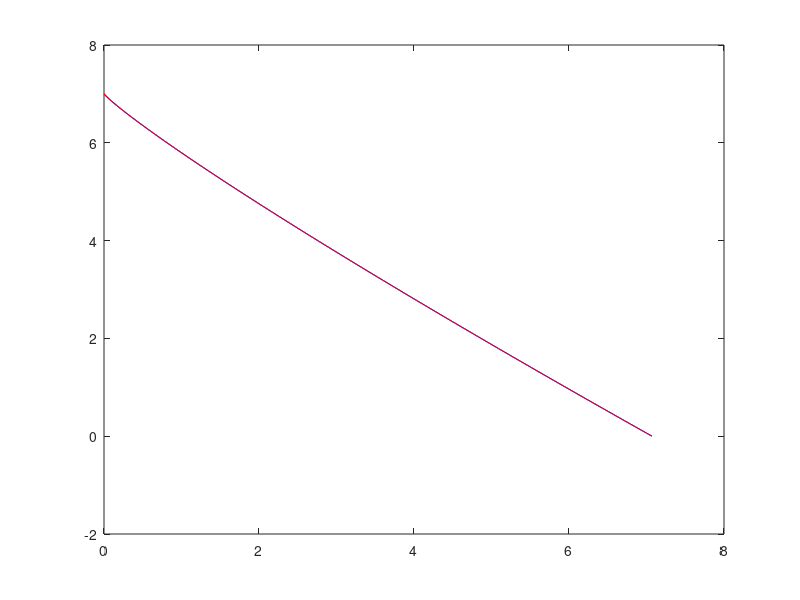
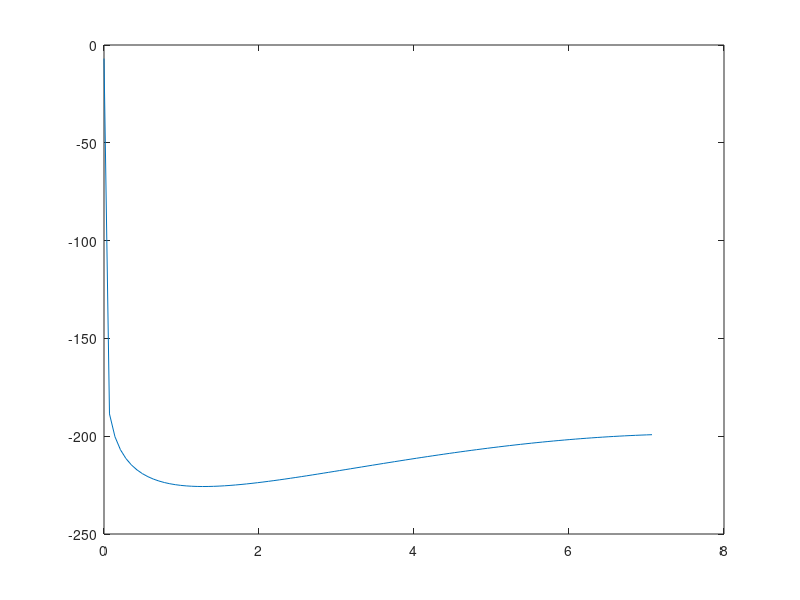

Write the MATLAB code that produced these figures, in order. (Note: this script raises an error after producing the figures.)
%Fintie time controller for DI dynamics with quadratic drag term
% ------------------------------
% Author: Vishnu S. Chipade
% Email: vishnuc@umich.edu
% ------------------------------

%controller u = sat_u1(-k1*phi*||phi||^(alpha1-1)) + sat_u2(-k2*v*||v||^(alpha2-1)+C_d*||v||v)
%where phi= r + 1/(k2(2-alpha2))*v*||v||^(1-alpha2)
%first slows down the agent to zero velocity and then starts the whole
%controller (we can find the bound on time of convergence analytically)
%The nominal finite time controller withour explicit gaurantees on time of
%convregence is simualted later in the script


uMax=10;
uMax1=7;
uMax2=uMax-uMax1;


alpha2=0.9;
alpha1=alpha2/(2-alpha2);
alpha_prime=(3-alpha2)/(2-alpha2);

global C_d dt
C_d=0.2;

v_max=sqrt(uMax/C_d);

k2=(uMax-uMax2)/v_max^(alpha2);
k1=k2;

f=@(x) C_d*x^2-k2*x^alpha2-uMax2;
norm_v_bar = abs(fsolve(f,sqrt(uMax2/C_d)));
norm_v_bar_alpha=(uMax1/k1)^(1/alpha2);
m1=-k2*alpha2*norm_v_bar_alpha^(alpha2-1);
f=@(x) (alpha2^2-1)*k2^2*x^(2*alpha2)+2*uMax1*k2*x^(alpha2)-uMax1^2;
% v_tilde=fsolve(f,norm_v_bar_alpha);
% m1_tilde=-k2*alpha2*v_tilde^(alpha2-1);
% a_tilde=uMax1-k2*v_tilde^alpha2;
% t_v_tilde=1/m1_tilde*log(a_tilde/(a_tilde-m1_tilde*v_tilde));
% Delta=(a_tilde-m1_tilde*v_tilde)/m1_tilde;
% r_v_tilde=Delta*exp(m1_tilde*t_v_tilde)/m1_tilde-Delta*t_v_tilde-Delta;
N_vl0=1000;

vl0=norm_v_bar_alpha/N_vl0:norm_v_bar_alpha/N_vl0:norm_v_bar_alpha;

if(1)
for j=1:length(vl0)-1    
    if j==1
        m_vl0(j)=-k2*alpha2*vl0(j)^(alpha2-1);
        m_vl0(j+1)=-k2*alpha2*vl0(j+1)^(alpha2-1);
        al0(j)=uMax1-k2*vl0(j)^alpha2;
        al0(j+1)=uMax1-k2*vl0(j+1)^alpha2;
        c0(j)=al0(j)-m_vl0(j)*vl0(j);
        c0(j+1)=al0(j+1)-m_vl0(j+1)*vl0(j+1);
        vli(j+1)= (c0(j+1)-c0(j))/(m_vl0(j)-m_vl0(j+1));
        ali(j+1)=m_vl0(j)*vli(j+1)+c0(j);
        tli(j+1)=log((al0(j)-m_vl0(j)*vl0(j)+m_vl0(j)*vli(j+1))/(al0(j)-m_vl0(j)*vl0(j)))/m_vl0(j);
        Delta(j)=(al0(j)-m_vl0(j)*vl0(j))/m_vl0(j);
        rli(j+1)=Delta(j)/m_vl0(j)*exp(m_vl0(j)*tli(j+1))-Delta(j)*tli(j+1)-Delta(j)/m_vl0(j);
    else
        m_vl0(j+1)=-k2*alpha2*vl0(j+1)^(alpha2-1);
        al0(j+1)=uMax1-k2*vl0(j+1)^alpha2;
        c0(j+1)=al0(j+1)-m_vl0(j+1)*vl0(j+1);
        vli(j+1)= (c0(j+1)-c0(j))/(m_vl0(j)-m_vl0(j+1));
        ali(j+1)=m_vl0(j)*vli(j+1)+c0(j);
        tli(j+1)=log((al0(j)-m_vl0(j)*vl0(j)+m_vl0(j)*vli(j+1))/(al0(j)-m_vl0(j)*vl0(j)+m_vl0(j)*vli(j)))/m_vl0(j);
        Delta(j)=(al0(j)-m_vl0(j)*vl0(j))/m_vl0(j);
        rli(j+1)=rli(j)+(Delta(j)+vli(j))/m_vl0(j)*exp(m_vl0(j)*tli(j+1))-Delta(j)*tli(j+1)-(Delta(j)+vli(j))/m_vl0(j);
    end
end
tli(1)=0;
vli(1)=0;
ali(1)=c0(1);
rli(1)=0;
j=j+1;
Delta(j)=(al0(j)-m_vl0(j)*vl0(j))/m_vl0(j);
end

figure
v=0:norm_v_bar_alpha/100:norm_v_bar_alpha;
plot(v,uMax1-k2*v.^alpha2,'b',vli,ali,'r')


norm_r_bar = ((uMax1/k1)^(1/alpha1)-1/(k2*(2-alpha2))*v_max^(2-alpha2));
norm_phi_bar = (uMax1/k1)^(1/alpha1);

norm_r_bar2 = ((uMax1/k1)^(1/alpha1)+1/(k2*(2-alpha2))*v_max^(2-alpha2));


V0=k1*alpha1/(1+alpha1)*(uMax1/k1)^((1+alpha1)/alpha1);
V0_phi=uMax1*norm_phi_bar-1/alpha_prime*norm_phi_bar^alpha_prime;
V0_v=uMax2*norm_v_bar-1/(3-alpha2)*norm_v_bar^(3-alpha2);

c1=0.99;
c2=1.1;

figure
v=0:norm_v_bar_alpha/100:norm_v_bar_alpha;
plot(v,c2*(uMax1.*v.^(2-alpha2)-k2*v.^2)-uMax1^((5-2*alpha2)/(2-alpha2))/k2*v.^(1-alpha2)+c1*uMax1/k2*v.^(2-alpha2)-c1*uMax1+c1*k2*uMax1*v.^alpha2)


c_bar=0.5;
dt=0.01;
NIter=50000;
NTheta=1;
speed0=v_max;
t_norm_r_bar=0;
t_norm_phi_bar=0;
for j=1:NTheta
     %theta=(j-1)*2*pi/(NTheta-1);
     theta=pi/3;
     Theta(j)=theta;

X(:,1)=[norm_r_bar+0.3;0;speed0*cos(theta);speed0*sin(theta)];
%X(:,1)=[40*rand(2,1);-7*rand(2,1)];
X0=X(:,1);
norm_r0=norm(X(1:2,1));
norm_v0=norm(X(3:4,1));

flag_v=0;
time(1)=0;
for i=1:NIter
    norm_r=norm(X(1:2,i));
    norm_v=norm(X(3:4,i));
    if norm_r>1e-10
        phi =X(1:2,i)+ 1/(k2*(2-alpha2))*X(3:4,i)*norm_v^(1-alpha2);
        norm_phi=norm(phi);
        U10=-k1*(phi)*norm(phi)^(alpha1-1);
    else
        U10=[0,0]';
    end
    
    norm_v_arr(i)=norm_v;
    if norm_v>1e-10 
        U20=-k2*(X(3:4,i))*norm(X(3:4,i))^(alpha2-1)+C_d*norm(X(3:4,i))*X(3:4,i);
    else
        U20=[0,0]';
    end
    norm_U10=norm(U10);
    norm_U20=norm(U20);
    if norm_v>1e-5 && flag_v==0
    t_v0=time(i);
    else
    flag_v=1;
    end
    uMax1_prime=uMax1;%*(min(1,time(i)-t_v0));
    if norm_U10<1e-10
        U(:,i) =  min(uMax2,norm_U20)*U20/norm_U20;
    elseif norm_U20<1e-10
        U(:,i) = min(uMax1_prime,norm_U10)*U10/norm_U10;
    else
    U(:,i) = min(uMax1_prime,norm_U10)*U10/norm_U10 + min(uMax2,norm_U20)*U20/norm_U20;
    end
    norm_U_arr(i)=norm(U(:,i));
    X(:,i+1)=modifiedDIDynamics(X(:,i),U(:,i));
    
    %Find the Lyapunov function at time i
    
    if norm_r<norm_r_bar
        V(i)=k1/(1+alpha1)*norm_r^(1+alpha1) + 0.5*norm_v^2;
        dV_by_dX=[k1*X(1:2,i)*norm_r^(alpha1-1);X(3:4,i)];
    else
        V(i)=uMax1*norm_r + 0.5*norm_v^2 -V0;
        dV_by_dX=[uMax*X(1:2,i)*norm_r;X(3:4,i)];
    end
    
     if norm_phi<norm_phi_bar && norm_v>norm_v_bar
        traj_flag(i)=1;
        V(i)=1/alpha_prime*norm(phi)^alpha_prime+ c1* X(3:4,i)'*phi + c2*(uMax2*norm_v-V0_v); %*norm_v/uMax2
    elseif norm_phi>norm_phi_bar && norm_v>norm_v_bar
        traj_flag(i)=2;
         t_norm_phi_bar=time(i);
        V(i)=uMax1*norm_phi+ c1* X(3:4,i)'*phi + c2*(uMax2*norm_v-V0_v)-V0_phi;  %*norm_v/uMax2*norm_v/uMax1
    elseif norm_phi>norm_phi_bar && norm_v<norm_v_bar
        traj_flag(i)=3;
        t_norm_phi_bar=time(i);
        V(i)=uMax1*norm_phi+ c1* X(3:4,i)'*phi + c2/(3-alpha2)*norm_v^(3-alpha2)-V0_phi; %*norm_v/uMax1
    else
        traj_flag(i)=4;
        V(i)=1/alpha_prime*norm(phi)^alpha_prime+ c1* X(3:4,i)'*phi + c2/(3-alpha2)*norm_v^(3-alpha2);
     end
     V(i)=1/alpha_prime*norm(phi)^alpha_prime+ c1* X(3:4,i)'*phi + c2/(3-alpha2)*norm_v^(3-alpha2);

    if norm_r>norm_r_bar2
       t_norm_r_bar2=time(i); 
    end
    
     if norm_r>norm_r_bar
       t_norm_r_bar=time(i); 
    end
    
    f=[X(3:4,i);U(:,i)-C_d*norm_v*X(3:4,i)];
    if i>1
    V_dot(i)=(V(i)-V(i-1))/dt;
    end
    V_dot_bar(i)=-k2*norm_v^(alpha2+1);
    time(i+1)=time(i)+dt;
%     if i>1
%     if V(i)-V(i-1)<1e-10 && V(i)<1e-5
%         break;
%     end
%     end
    if norm_r<1e-6 && norm_v<1e-6
        break;
    end
end
V(i+1)=V(i);
V_dot(i+1)=V_dot(i);
V_dot_bar(i+1)=V_dot_bar(i);
converge_time(j)=time(i);
converge_time_norm_r_bar(j)=t_norm_r_bar;
converge_time_norm_phi_bar(j)=t_norm_phi_bar;
%Upper bound on convergence time based on discontinuous control (first activate only velocity term until velocity to zero and the turn the position term on)
d1=norm_v0^(2-alpha2)/(k2*(2-alpha2));
t1=norm_v0^(1-alpha2)/(k2*(1-alpha2));
d2=sqrt(d1^2+norm_r0^2+2*X0(1:2)'*X0(3:4)*d1/norm_v0);
ftime=@(x) +norm_phi_bar-d2+(norm_v_bar_alpha/m1*(1-exp(m1*x))+norm_v_bar_alpha*x)-1/(k2*(2-alpha2))*abs(norm_v_bar_alpha*(1-exp(m1*x)))^(1-alpha2);
t2=fsolve(ftime,(d2-norm_r_bar-norm_v_bar_alpha/m1)/norm_v_bar_alpha); %(d2-norm_r_bar-norm_v_bar_alpha/m1)/norm_v_bar_alpha

ind0=find(rli<d2-norm_r_bar);
ind=max(ind0);

%     ftime=@(x) +norm_phi_bar-d2+rli(ind)+((Delta(ind)+vli(ind))/m_vl0(ind)*(exp(m_vl0(ind)*x)-1)-Delta(ind)*x)-1/(k2*(2-alpha2))*abs((Delta(ind)+vli(ind))*(exp(m_vl0(ind)*x))-Delta(ind))^(1-alpha2);
% t2=tli(ind)+fsolve(ftime,(d2-norm_r_bar-norm_v_bar_alpha/m1)/norm_v_bar_alpha); %(d2-norm_r_bar-norm_v_bar_alpha/m1)/norm_v_bar_alpha


%From finite time expression in unsaturated region
norm_v2=norm_v_bar_alpha*(1-exp(m1*t2));
norm_v2=abs(norm_v2);
V2=1/alpha_prime*norm_r_bar^(alpha_prime)+c2/(3-alpha2)*norm_v2^(3-alpha2);
t3=1/(c_bar*(1-2/(3-alpha2)))*V2^((1-2/(3-alpha2)));
converge_time_bar1(j)=t1+t2;%+t3;

%Upper bound on convergence time based on discontinuous control and velocity always pointing radially outward
m2=-k2*norm_v0^(alpha2-1);
t1=1/m2*log(-uMax1/(-uMax1+m2*norm_v0));
d1=uMax1/m2*(t1-exp(m2*t1)/m2)+norm_v0*exp(m2*t1)/m2-norm_v0/m2+uMax1/m2^2;
d2=abs(d1)+norm_r0;
ftime=@(x) +norm_phi_bar-d2+(norm_v_bar_alpha/m1*(1-exp(m1*x))+norm_v_bar_alpha*x)-1/(k2*(2-alpha2))*abs(norm_v_bar_alpha*(1-exp(m1*x)))^(1-alpha2);
t2=fsolve(ftime,(d2-norm_r_bar-norm_v_bar_alpha/m1)/norm_v_bar_alpha);

ind0=find(rli<d2-norm_r_bar);
ind=max(ind0);

%     ftime=@(x) +norm_phi_bar-d2+rli(ind)+((Delta(ind)+vli(ind))/m_vl0(ind)*(exp(m_vl0(ind)*x)-1)-Delta(ind)*x)-1/(k2*(2-alpha2))*abs((Delta(ind)+vli(ind))*(exp(m_vl0(ind)*x))-Delta(ind))^(1-alpha2);
% t2=tli(ind)+fsolve(ftime,(d2-norm_r_bar-norm_v_bar_alpha/m1)/norm_v_bar_alpha); %(d2-norm_r_bar-norm_v_bar_alpha/m1)/norm_v_bar_alpha



converge_time_bar2(j)=t1+t2;
end

converge_time_bound=1;
colors={[1,0,0],[0,0,0],[0,0,1]};
markers={'--','d','*','.'};
circCos=cos(0:pi/100:2*pi);
circSin=sin(0:pi/100:2*pi);

figure('units','normalized','outerposition',[.1 0.1 .8 .8]);
R0=norm_r_bar
plot(R0*circCos,R0*circSin)
hold on
R0=norm_phi_bar
plot(R0*circCos,R0*circSin)
hold on
R0=norm_r_bar2;
plot(R0*circCos,R0*circSin)
for k=1:4
    ind=find(traj_flag==k);
plot(X(1,ind),X(2,ind),markers{k},'color',colors{1},'markersize',3)
hold on
end

figure('units','normalized','outerposition',[.1 0.1 .8 .8]);
for k=1:4
    ind=find(traj_flag==k);
plot(time(ind),X(1,ind),markers{k},'color',colors{1},'markersize',3)
hold on
plot(time(ind),X(2,ind),markers{k},'color',colors{2},'markersize',3)
end


figure('units','normalized','outerposition',[.1 0.1 .8 .8]);
for k=1:4
    ind=find(traj_flag==k);
    plot(time(ind),V_dot(ind),markers{k},'color',colors{1},'markersize',3)
hold on
plot(time(ind),V_dot_bar(ind),markers{k},'color',colors{2},'markersize',3)
 plot(time(ind),-V(ind),markers{k},'color',colors{3},'markersize',3)

end
xlabel('t')
ylabel('V')
legend('$\dot{V}$','$\bar{\dot{V}}$','-V')

figure
plot(time,V_dot_bar)


figure
plot(Theta,converge_time,'b',Theta,converge_time_norm_phi_bar,'r',Theta,converge_time_bar1,'k',Theta,converge_time_bar2,'m')
xlabel('t')
ylabel('Convergence Time')


%%
%Fintie time controller for DI dynamics with quadratic drag term
%controller u = sat_u1(-k*r*||r||^(alpha1-1)) + sat_u2(-k*v*||v||^(alpha2-1)+C_d*||v||v)
%first slows down the agent to zero velocity and then starts the whole
%controller (but still the time of convergence remains to be determined)


uMax=10;
uMax1=7;
uMax2=uMax-uMax1;
k1=1;

alpha2=0.7;
alpha1=alpha2/(2-alpha2);
norm_r_bar = (uMax1/k1)^(1/alpha1);

V0=k1*alpha1/(1+alpha1)*(uMax1/k1)^((1+alpha1)/alpha1);
global C_d dt
C_d=0.2;

v_max=sqrt(uMax/C_d);

k2=(uMax-uMax2)/v_max^(alpha2);

f=@(x) C_d*x^2-k2*x^alpha2-uMax2;
norm_v_bar = abs(fsolve(f,sqrt(uMax2/C_d)));

dt=0.01;
NIter=50000;
NTheta=2;
for j=1:NTheta
    theta=(j-1)*2*pi/(NTheta-1);
    Theta(j)=theta;

X(:,1)=[148*rand(2,1);1;0];

flag_v=0;
time(1)=0;
for i=1:NIter
    norm_r=norm(X(1:2,i));
    if norm_r>1e-10
        U10=-k1*(X(1:2,i))*norm(X(1:2,i))^(alpha1-1);
    else
        U10=[0,0]';
    end
    norm_v=norm(X(3:4,i));
    norm_v_arr(i)=norm_v;
    if norm_v>1e-10 
        U20=-k2*(X(3:4,i))*norm(X(3:4,i))^(alpha2-1)+C_d*norm(X(3:4,i))*X(3:4,i);
    else
        U20=[0,0]';
    end
    norm_U10=norm(U10);
    norm_U20=norm(U20);
    if norm_v>1e-5 && flag_v==0
    t_v0=time(i);
    else
    flag_v=1;
    end
    uMax1_prime=uMax1*(min(1,time(i)-t_v0));
    if norm_U10<1e-10
        U(:,i) =  min(uMax2,norm_U20)*U20/norm_U20;
    elseif norm_U20<1e-10
        U(:,i) = min(uMax1_prime,norm_U10)*U10/norm_U10;
    else
    U(:,i) = min(uMax1_prime,norm_U10)*U10/norm_U10 + min(uMax2,norm_U20)*U20/norm_U20;
    end
    norm_U_arr(i)=norm(U(:,i));
    X(:,i+1)=modifiedDIDynamics(X(:,i),U(:,i));
    
    %Find the Lyapunov function at time i
    
    if norm_r<norm_r_bar
        V(i)=k1/(1+alpha1)*norm_r^(1+alpha1) + 0.5*norm_v^2;
        dV_by_dX=[k1*X(1:2,i)*norm_r^(alpha1-1);X(3:4,i)];
    else
        V(i)=uMax1*norm_r + 0.5*norm_v^2 -V0;
        dV_by_dX=[uMax*X(1:2,i)*norm_r;X(3:4,i)];
    end
    
    if norm_r<norm_r_bar && norm_v>norm_v_bar
        traj_flag(i)=1;
        %V(i)=1/alpha_prime*norm(phi)^alpha_prime+ c1* X(3:4,i)'*phi + c2*(uMax2*norm_v-V0_v); %*norm_v/uMax2
    elseif norm_r>norm_r_bar && norm_v>norm_v_bar
        traj_flag(i)=2;
        %V(i)=uMax1*norm_phi+ c1* X(3:4,i)'*phi + c2*(uMax2*norm_v-V0_v)-V0_phi;  %*norm_v/uMax2*norm_v/uMax1
    elseif norm_r>norm_r_bar && norm_v<norm_v_bar
        traj_flag(i)=3;
        %V(i)=uMax1*norm_phi+ c1* X(3:4,i)'*phi + c2/(3-alpha2)*norm_v^(3-alpha2)-V0_phi; %*norm_v/uMax1
    else
        traj_flag(i)=4;
        %V(i)=1/alpha_prime*norm(phi)^alpha_prime+ c1* X(3:4,i)'*phi + c2/(3-alpha2)*norm_v^(3-alpha2);
    end
    
    f=[X(3:4,i);U(:,i)-C_d*norm_v*X(3:4,i)];
    V_dot(i)=dV_by_dX'*f;
    V_dot_bar(i)=-k2*norm_v^(alpha2+1);
    time(i+1)=time(i)+dt;
%     if i>1
%     if V(i)-V(i-1)<1e-10 && V(i)<1e-5
%         break;
%     end
%     end
    if norm_r<1e-6 && norm_v<1e-6
        break;
    end
end
V(i+1)=V(i);
V_dot(i+1)=V_dot(i);
V_dot_bar(i+1)=V_dot_bar(i);
convergence_time(j)=time(i)

end

colors={[1,0,0],[0,0,0],[0,0,1]};
markers={'--','d','*','.'};
circCos=cos(0:pi/100:2*pi);
circSin=sin(0:pi/100:2*pi);

figure('units','normalized','outerposition',[.1 0.1 .8 .8]);
R0=norm_r_bar;
plot(R0*circCos,R0*circSin)
hold on
for k=1:4
    ind=find(traj_flag==k);
plot(X(1,ind),X(2,ind),markers{k},'color',colors{1},'markersize',3)
hold on
end

figure
plot(time,X(1,:),time,X(2,:))

figure
%subplot(2,1,1)
plot(time,V)
xlabel('t')
ylabel('V')

figure
plot(time,V_dot,time,-V)%,time,V1_dot,time,V2_dot)
xlabel('t')
ylabel('V')
legend('V_dot','-V')

figure
plot(time,V_dot_bar)


figure
plot(Theta,convergence_time)
xlabel('t')
ylabel('Convergence Time')

